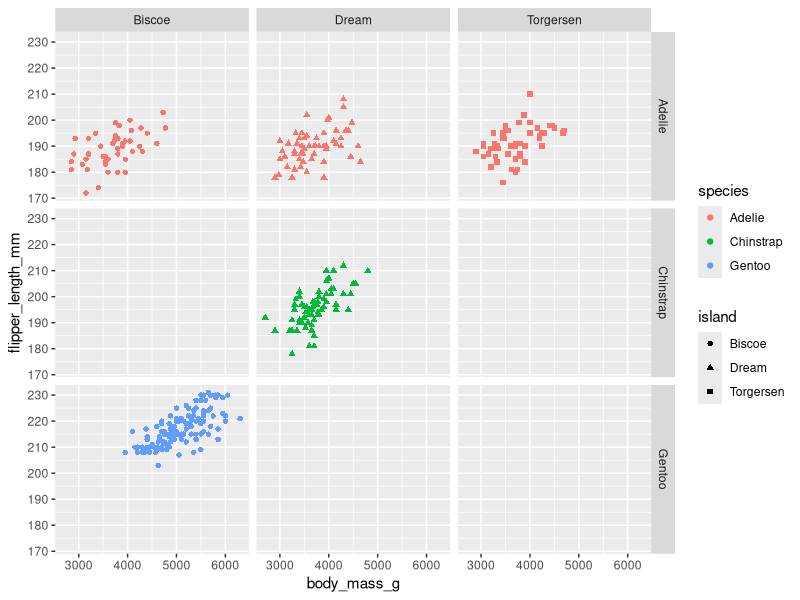

This figure's R source:
#Packages
library(tidyverse)
library(palmerpenguins)
penguins

#Question 10, 11, 13
ggplot(data = penguins) + 
  geom_point(mapping = aes(x = body_mass_g, y = flipper_length_mm, color = species, shape = island)) +
  facet_wrap(~ species, nrow = 1) + 
  facet_grid(species ~ island)
